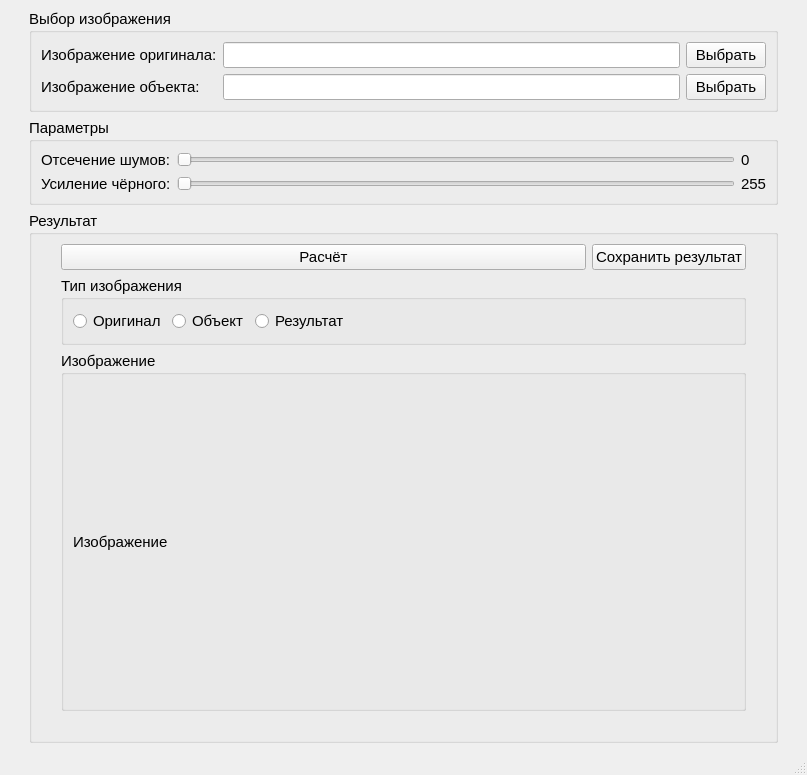
<?xml version="1.0" encoding="UTF-8"?>
<ui version="4.0">
 <class>MainWindow</class>
 <widget class="QMainWindow" name="MainWindow">
  <property name="geometry">
   <rect>
    <x>0</x>
    <y>0</y>
    <width>807</width>
    <height>775</height>
   </rect>
  </property>
  <property name="font">
   <font>
    <pointsize>11</pointsize>
   </font>
  </property>
  <property name="windowTitle">
   <string>MainWindow</string>
  </property>
  <widget class="QWidget" name="centralwidget">
   <layout class="QGridLayout" name="gridLayout">
    <item row="0" column="1">
     <widget class="QGroupBox" name="groupBox_choseFiles">
      <property name="title">
       <string>Выбор изображения</string>
      </property>
      <layout class="QGridLayout" name="gridLayout_3">
       <item row="0" column="1">
        <widget class="QLineEdit" name="lineEdit_imageOriginal">
         <property name="text">
          <string/>
         </property>
         <property name="readOnly">
          <bool>true</bool>
         </property>
        </widget>
       </item>
       <item row="0" column="2">
        <widget class="QPushButton" name="pushButton_choseImageOriginal">
         <property name="text">
          <string>Выбрать</string>
         </property>
        </widget>
       </item>
       <item row="0" column="0">
        <widget class="QLabel" name="label_imageOriginal">
         <property name="text">
          <string>Изображение оригинала:</string>
         </property>
        </widget>
       </item>
       <item row="1" column="0">
        <widget class="QLabel" name="label_imageObject">
         <property name="text">
          <string>Изображение объекта:</string>
         </property>
        </widget>
       </item>
       <item row="1" column="1">
        <widget class="QLineEdit" name="lineEdit_imageObject">
         <property name="text">
          <string/>
         </property>
         <property name="readOnly">
          <bool>true</bool>
         </property>
        </widget>
       </item>
       <item row="1" column="2">
        <widget class="QPushButton" name="pushButton_choseImageObject">
         <property name="text">
          <string>Выбрать</string>
         </property>
        </widget>
       </item>
      </layout>
     </widget>
    </item>
    <item row="2" column="1">
     <widget class="QGroupBox" name="groupBox_results">
      <property name="title">
       <string>Результат</string>
      </property>
      <layout class="QGridLayout" name="gridLayout_2">
       <item row="2" column="0">
        <spacer name="verticalSpacer_2">
         <property name="orientation">
          <enum>Qt::Vertical</enum>
         </property>
         <property name="sizeHint" stdset="0">
          <size>
           <width>20</width>
           <height>40</height>
          </size>
         </property>
        </spacer>
       </item>
       <item row="1" column="1" colspan="2">
        <widget class="QGroupBox" name="groupBox_imageTypes">
         <property name="title">
          <string>Тип изображения</string>
         </property>
         <layout class="QGridLayout" name="gridLayout_4">
          <item row="0" column="0">
           <widget class="QRadioButton" name="radioButton_original">
            <property name="text">
             <string>Оригинал</string>
            </property>
           </widget>
          </item>
          <item row="0" column="1">
           <widget class="QRadioButton" name="radioButton_object">
            <property name="text">
             <string>Объект</string>
            </property>
           </widget>
          </item>
          <item row="0" column="2">
           <widget class="QRadioButton" name="radioButton_result">
            <property name="text">
             <string>Результат</string>
            </property>
           </widget>
          </item>
          <item row="0" column="3">
           <spacer name="horizontalSpacer_2">
            <property name="orientation">
             <enum>Qt::Horizontal</enum>
            </property>
            <property name="sizeHint" stdset="0">
             <size>
              <width>40</width>
              <height>20</height>
             </size>
            </property>
           </spacer>
          </item>
         </layout>
        </widget>
       </item>
       <item row="2" column="1" colspan="2">
        <widget class="QGroupBox" name="groupBox_imageDemo">
         <property name="title">
          <string>Изображение</string>
         </property>
         <layout class="QGridLayout" name="gridLayout_5">
          <item row="0" column="0">
           <widget class="QLabel" name="label_image">
            <property name="sizePolicy">
             <sizepolicy hsizetype="Minimum" vsizetype="Minimum">
              <horstretch>0</horstretch>
              <verstretch>0</verstretch>
             </sizepolicy>
            </property>
            <property name="text">
             <string>Изображение</string>
            </property>
           </widget>
          </item>
         </layout>
        </widget>
       </item>
       <item row="2" column="3">
        <spacer name="verticalSpacer_3">
         <property name="orientation">
          <enum>Qt::Vertical</enum>
         </property>
         <property name="sizeHint" stdset="0">
          <size>
           <width>20</width>
           <height>40</height>
          </size>
         </property>
        </spacer>
       </item>
       <item row="3" column="1">
        <spacer name="horizontalSpacer">
         <property name="orientation">
          <enum>Qt::Horizontal</enum>
         </property>
         <property name="sizeHint" stdset="0">
          <size>
           <width>40</width>
           <height>20</height>
          </size>
         </property>
        </spacer>
       </item>
       <item row="0" column="1">
        <widget class="QPushButton" name="pushButton_calculate">
         <property name="text">
          <string>Расчёт</string>
         </property>
        </widget>
       </item>
       <item row="0" column="2">
        <widget class="QPushButton" name="pushButton_saveResult">
         <property name="text">
          <string>Сохранить результат</string>
         </property>
        </widget>
       </item>
      </layout>
     </widget>
    </item>
    <item row="2" column="2">
     <spacer name="verticalSpacer_4">
      <property name="orientation">
       <enum>Qt::Vertical</enum>
      </property>
      <property name="sizeHint" stdset="0">
       <size>
        <width>20</width>
        <height>40</height>
       </size>
      </property>
     </spacer>
    </item>
    <item row="1" column="1">
     <widget class="QGroupBox" name="groupBox">
      <property name="title">
       <string>Параметры</string>
      </property>
      <layout class="QGridLayout" name="gridLayout_6">
       <item row="0" column="1">
        <widget class="QSlider" name="horizontalSlider_clippingNoiseValue">
         <property name="maximum">
          <number>255</number>
         </property>
         <property name="orientation">
          <enum>Qt::Horizontal</enum>
         </property>
        </widget>
       </item>
       <item row="0" column="2">
        <widget class="QLabel" name="label_clippingNoiseValue">
         <property name="text">
          <string>0</string>
         </property>
        </widget>
       </item>
       <item row="0" column="0">
        <widget class="QLabel" name="label_clippingNoise">
         <property name="text">
          <string>Отсечение шумов:</string>
         </property>
        </widget>
       </item>
       <item row="1" column="0">
        <widget class="QLabel" name="label_blackEnchancement">
         <property name="text">
          <string>Усиление чёрного:</string>
         </property>
        </widget>
       </item>
       <item row="1" column="1">
        <widget class="QSlider" name="horizontalSlider_blackEnchancementValue">
         <property name="maximum">
          <number>255</number>
         </property>
         <property name="value">
          <number>0</number>
         </property>
         <property name="orientation">
          <enum>Qt::Horizontal</enum>
         </property>
         <property name="invertedControls">
          <bool>true</bool>
         </property>
        </widget>
       </item>
       <item row="1" column="2">
        <widget class="QLabel" name="label_blackEnchancementValue">
         <property name="text">
          <string>255</string>
         </property>
        </widget>
       </item>
      </layout>
     </widget>
    </item>
    <item row="1" column="0" rowspan="2">
     <spacer name="verticalSpacer">
      <property name="orientation">
       <enum>Qt::Vertical</enum>
      </property>
      <property name="sizeHint" stdset="0">
       <size>
        <width>20</width>
        <height>40</height>
       </size>
      </property>
     </spacer>
    </item>
   </layout>
  </widget>
  <widget class="QMenuBar" name="menubar">
   <property name="geometry">
    <rect>
     <x>0</x>
     <y>0</y>
     <width>807</width>
     <height>26</height>
    </rect>
   </property>
  </widget>
  <widget class="QStatusBar" name="statusbar"/>
 </widget>
 <resources/>
 <connections/>
</ui>
